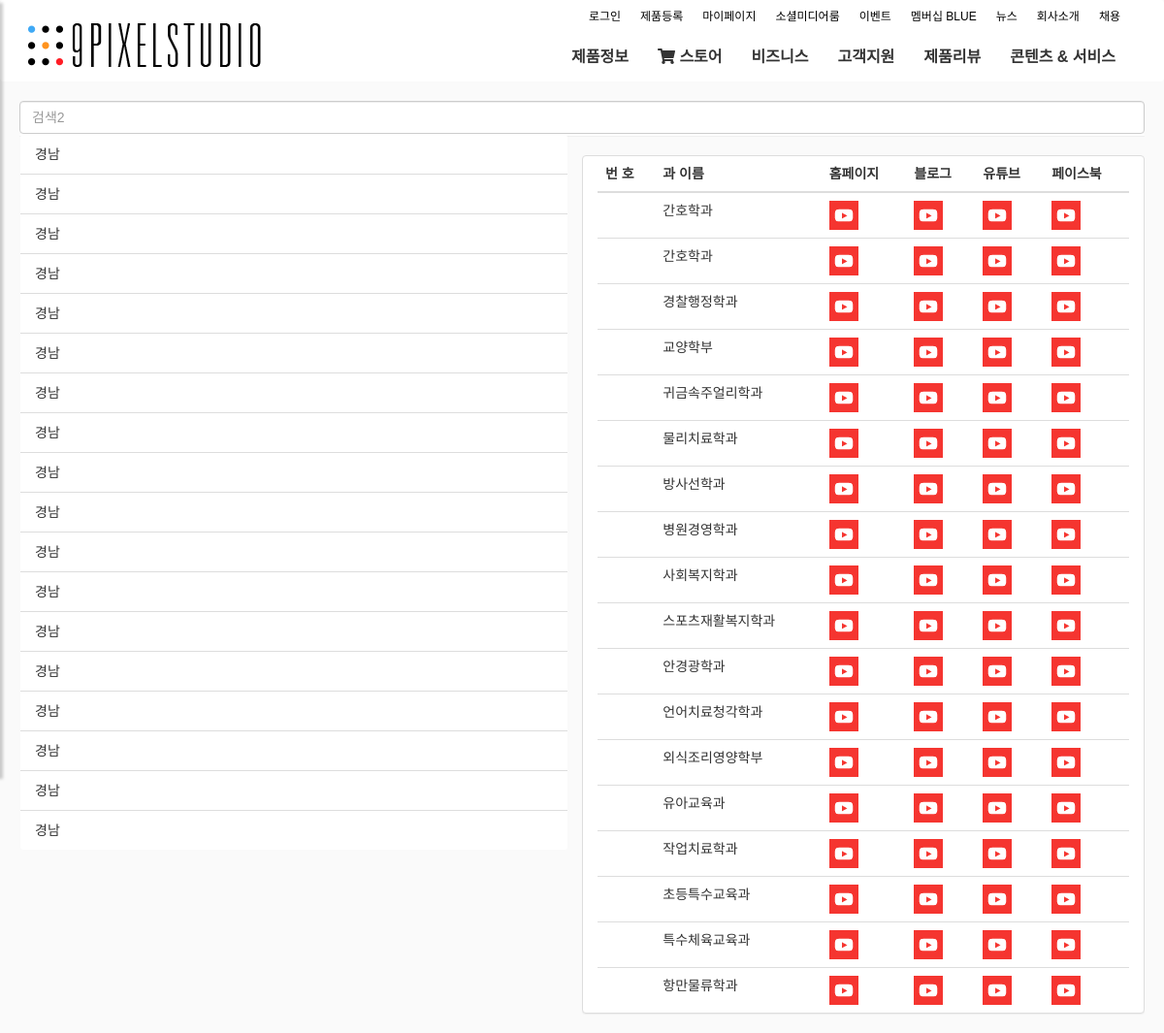
/university/detail/1/, run on the app's committed database.
### uni_depart_site/models.py (models this page shows, shortened)
class UniInfo(models.Model):
    servey_year = models.CharField('year', max_length=40, null=True)
    uniclass = models.CharField('uni_class', max_length=100, null=True)
    estclass = models.CharField('est_class', max_length=20, null=True)
    province = models.CharField('province', max_length=40, null=True)
    city = models.CharField('city', max_length=3, null=True)
    university = models.CharField('uni_name', max_length=50, null=True)
    campus_class = models.CharField('cam_class', max_length=150, null=True)
    campus_location = models.CharField('cam_location', max_length=200, null=True)
    depart_type = models.CharField('depart_type', max_length=50, null=True)
    time = models.CharField('time', max_length=10, null=True)
    depart_state = models.CharField('depart_state',max_length=100, null=True)
    standard_max_field = models.CharField('max_field', max_length=30, null=True)
    standard_mid_field = models.CharField('mid_field', max_length=30, null=True)
    standard_min_field = models.CharField('min_field', max_length=30, null=True)
    uni_field = models.CharField('uni_field', max_length=30, null=True)
    department = models.CharField('department_name', max_length=50, null=True)
    uni_year = models.CharField('uni_year', max_length=20, null=True)
    uni_code = models.IntegerField('uni_code', null=True)

### uni_depart_site/views.py (the view)
# urls.py: path('detail/<int:pk>/', UniInfoView.as_view(), name='uni_list'),
class UniInfoView(ListView):
    model = UniInfo
    template_name = 'uni_depart_site/step2.html'
    def get_context_data(self, **kwargs):
        context = super().get_context_data(**kwargs)
        current_url = self.request.path
        current_code = int(re.findall('\d', current_url)[0])
        data = UniInfo.objects.filter(uni_code=current_code)
        context['data'] = data
        print("url = ", current_url)
        return context

### uni_depart_site/templates/uni_depart_site/step2.html (shortened to what this page needs)
{% extends 'base.html' %}
{% load staticfiles %}
{% block content %}
<div class="container">
    <div class="panel panel-defalut">
        <ul class="list-group col-sm-6">
            {% for i in data %}
                <li class="list-group-item"><a href="#">{{ i.province }}</a></li>
            {% endfor %}
        </ul>
    </div>
<div class="panel panel-default col-sm-6">
    <table class="table">
    <thead>
        <tr>
        <th>번 호 </th>
        <th>과 이름 </th>
        <th>홈페이지</th>
        <th>블로그</th>
        <th>유튜브</th>
        <th>페이스북</th>
        </tr>
    </thead>
    {% for i in data %}
        <tr>
        <td></td>
        <td class="sns_icon">{{ i.department }} </td>
        <td class="sns_icon"><a href="#"><img src="{% static 'imgs/ico_subsns_youtube.jpg' %}"></a></img></td>
        <td class="sns_icon"><a href="#"><img src="{% static 'imgs/ico_subsns_youtube.jpg' %}"></a></img></td>
        <td class="sns_icon"><a href="#"><img src="{% static 'imgs/ico_subsns_youtube.jpg' %}"></a></img></td>
        <td class="sns_icon"><a href="#"><img src="{% static 'imgs/ico_subsns_youtube.jpg' %}"></a></img></td>
        </tr>
    {% endfor %}
    </table>
    </div>
</div>
{% endblock %}

### templates/base.html (shortened to what this page needs)
{% load staticfiles %}
<!DOCTYPE html>
<html>
<head>
    <link rel="stylesheet" href="{% static 'css/bootstrap.min.css' %}">
    <link rel="stylesheet" href="{% static 'css/style3.css' %}">
    <link rel="stylesheet" href="{% static 'css/jquery.mCustomScrollbar.min.css' %}">
</head>
<body>
    <div class="wrapper ">
        <div id="content">
            <nav class="navbar navbar-fix" role="navigation" id="navbar-scroll">
            <div class="container">
              <div class="navbar-header ">
                <a class="navbar-brand" href="{% url 'main' %}"><img src="{% static 'imgs/logo.png' %}" alt="로고"> </a>
              </div>
              <div class="collapse navbar-collapse navbar-right ">
                <ul class="nav navbar-nav nav-top">
                  <li><a href="#">로그인</a></li>
                  <li><a href="#">제품등록</a></li>
                  <li><a href="#">마이페이지</a></li>
                  <li><a href="#">소셜미디어룸</a></li>
                  <li><a href="#">이벤트</a></li>
                  <li><a href="#">멤버십 BLUE</a></li>
                  <li><a href="#">뉴스</a></li>
                  <li><a href="#">회사소개</a></li>
                  <li><a href="#">채용</a></li>
                </ul>
              </div>
              <div class="collapse navbar-collapse navbar-right navbar-collapse1">
                <ul class="nav navbar-nav nav-main">
                  <li><a href="#" >제품정보 </a></li>
                  <li><a href="#"> <i class="fa fa-shopping-cart"></i>  스토어 </a></li>
                  <li><a href="#">비즈니스 </a></li>
                  <li><a href="#">고객지원 </a></li>
                  <li><a href="#">제품리뷰 </a></li>
                <li><a href="#">콘텐츠 &amp; 서비스  </a></li>
                </ul>
              </div>
            </div>
            </nav>
            <div class="container">
            <form class="" action="{% url 'uni_depart_site:search' %}" method="post" placeholder="검색"> {% csrf_token %}
                <input type="search" class="form-control" placeholder="검색2" name="search_keyword" value={{search_value}}>
            </form>
            </div>
            {% block content %} {% endblock %}
        </div>
    </div>
</body>
</html>

### static/css/style3.css (style rules this page uses)
body { font-family: 'Poppins', sans-serif; background: #fafafa; }
a, a:hover, a:focus { color: inherit; text-decoration: none; transition: all 0.3s; }
.navbar { border: 0px; }
#content { width: 100%; min-height: 100vh; transition: all 0.3s; position: absolute; top: 0; right: 0; }

### templates/base.html (style rules this page uses)
body { font-family: "Malgun gothic", sans-serif; padding-top: 80px; }
.container { padding:0 5px; }
.nav-top { font-size: 12px; }
.nav-top >li > a { padding:0 10px; margin:7px 0; color: #000; background: url(./imgs/vline.jpg) no-repeat left center; }
.nav-top >li:first-child > a { background: none }
.nav-main > li > a { font-size: 16px; font-weight: bold; }
.navbar-collapse { background-color: #fff }
.navbar-fix { background-color: #fff }
.navbar-nav { margin: 0px; }
.wrapper { min-height: 100%; }
html { height: 100%; }
body { height: 100%; }

### uni_depart_site/templates/uni_depart_site/step2.html (style rules this page uses)
td.sns_icon { padding: 0px; }

### data on the page
UniInfo: province "경남", department "간호학과"
UniInfo: province "경남", department "간호학과"
UniInfo: province "경남", department "경찰행정학과"
UniInfo: province "경남", department "교양학부"
UniInfo: province "경남", department "귀금속주얼리학과"
UniInfo: province "경남", department "물리치료학과"
UniInfo: province "경남", department "방사선학과"
UniInfo: province "경남", department "병원경영학과"
UniInfo: province "경남", department "사회복지학과"
UniInfo: province "경남", department "스포츠재활복지학과"
UniInfo: province "경남", department "안경광학과"
UniInfo: province "경남", department "언어치료청각학과"
UniInfo: province "경남", department "외식조리영양학부"
UniInfo: province "경남", department "유아교육과"
UniInfo: province "경남", department "작업치료학과"
UniInfo: province "경남", department "초등특수교육과"
UniInfo: province "경남", department "특수체육교육과"
UniInfo: province "경남", department "항만물류학과"
